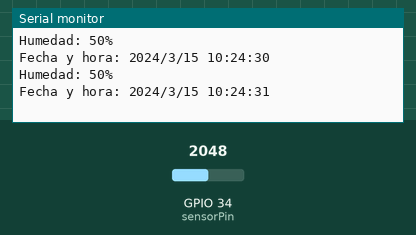
A sketch run on a simulated ESP32. Shown: the last lines printed to the serial monitor. The test bench sets the inputs (shaded band); at power-on: GPIO 34 (sensorPin) = 2048. The local clock reads 2024-03-15 10:24:30 at power-on unless the sketch sets it.

Above: at 1.8 s.
1.9 s: GPIO 34 (sensorPin) set to 2866
At 2.8 s:
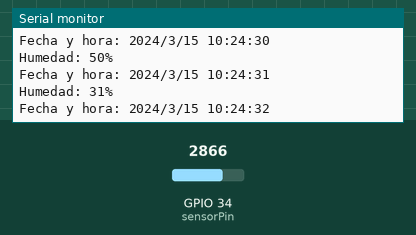
3.4 s: GPIO 34 (sensorPin) set to 3603
At 4.4 s:
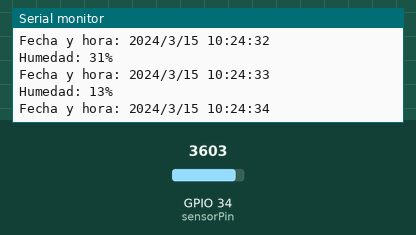
Timing chart, 0 to 6.4 s (numbered marks = the images above; inputs shaded):
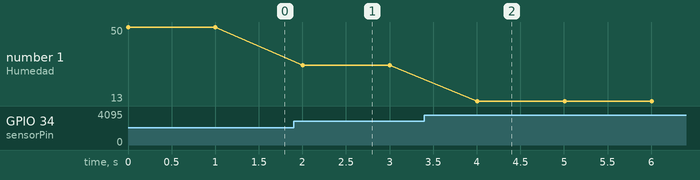

Measured:
- after the input at 1.9 s, the serial monitor: prints a new line after 0.10 s (image 1)
- after the input at 3.4 s, the serial monitor: prints a new line after 0.61 s (image 2)
- plotted number 1: 31 → 13 after the input at 3.4 s

The sketch:

HumedadyTiempo.ino
```cpp
#include <Wire.h>
#include <RTClib.h>

#define sensorPin 34  // Pin analógico para el sensor de humedad

RTC_DS3231 rtc;
int humedad = 0;

void setup()
{
    Serial.begin(115200);
    Wire.begin(21, 22);  // SDA y SCL del ESP32

    // Inicializar el RTC
    if (!rtc.begin()) {
        Serial.println("No se encontró RTC");
        while (1);
    }

    // Ajustar la fecha y hora si el RTC perdió energía
    if (rtc.lostPower()) {
        Serial.println("RTC perdido, estableciendo la fecha y hora...");
        rtc.adjust(DateTime(F(__DATE__), F(__TIME__)));
    }
}

void loop()
{
    // Leer el sensor de humedad y convertir a porcentaje
    humedad = map(analogRead(sensorPin), 0, 4095, 100, 0);
    Serial.print("Humedad: ");
    Serial.print(humedad);
    Serial.println("%");

    // Leer y mostrar la fecha y hora del RTC
    DateTime now = rtc.now();
    Serial.print("Fecha y hora: ");
    Serial.print(now.year(), DEC);
    Serial.print('/');
    Serial.print(now.month(), DEC);
    Serial.print('/');
    Serial.print(now.day(), DEC);
    Serial.print(" ");
    Serial.print(now.hour(), DEC);
    Serial.print(':');
    Serial.print(now.minute(), DEC);
    Serial.print(':');
    Serial.print(now.second(), DEC);
    Serial.println();

    delay(1000);
}
```
